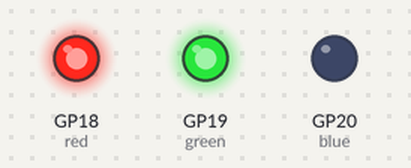
Bench run of a program on a simulated Raspberry Pi Pico running MicroPython. On the bench: output pins drawn as LEDs (lit = HIGH). Pins used as bus, display or sensor lines are not drawn.

Above: at 1.6 s.
At 4.15 s:
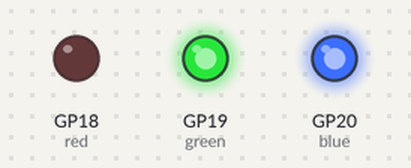
At 6.6 s:
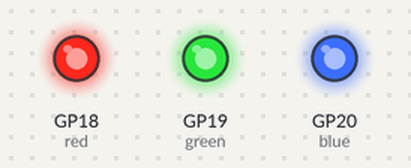
Timing chart, 0 to 7.8 s (numbered marks = the images above):
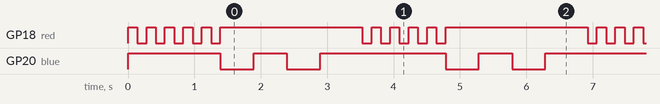

Measured:
- by itself, GP18 (red): repeats every 3.4 s: 4 × (HIGH 0.14 s, LOW 0.14 s), HIGH 2.1 s, LOW 0.14 s
- by itself, GP20 (blue): repeats every 3.4 s: HIGH 0.50 s, LOW 0.50 s, HIGH 1.9 s, LOW 0.50 s
- by itself, everything shown: repeats every 3.4 s, in 13 steps

The program:

main_tiny2040.py
```python
# Author: Aleix
# Github: https://github.com/Algafix/

from machine import Pin
from time import sleep_us,sleep_ms

# LED Code specific for the tiny 2040
# Define led components
red = Pin(18, Pin.OUT)
green = Pin(19, Pin.OUT)
blue = Pin(20, Pin.OUT)

# Turn off led - Active on low
red.value(1)
green.value(1)
blue.value(1)

data = Pin(29, Pin.OUT)

signal = [1, 0, 1, 0, 1, 0, 1, 0, 1, 0, 1, 0, 1, 0, 1, 0, 1, 0, 1, 0, 1, 0, 1, 0, 1, 0, 0, 0, 1, 0, 1, 0, 1, 1, 0, 0, 1, 0, 1, 1, 0, 0, 1, 1, 0, 0, 1, 0, 1, 1, 0, 0, 1, 1, 0, 0, 1, 1, 0, 0, 1, 1, 0, 0, 1, 1, 0, 0, 1, 0, 1, 1, 0, 1, 0, 0, 1, 1, 0, 1, 0, 0, 1, 0, 1, 1, 0, 1, 0, 1, 0, 0, 1, 0, 1, 0, 1, 1, 0, 1, 0, 0, 1, 1, 0, 1, 0, 0, 1, 1, 0, 0, 1, 0, 1, 0, 1, 0, 1, 1, 0, 1, 0, 0, 1, 0, 1, 1, 0, 0, 0, 1, 0, 1, 0, 1, 1, 0, 0, 1, 0, 1, 1, 0, 0, 1, 1, 0, 0, 1, 0, 1, 1, 0, 0, 1, 1, 0, 0, 1, 1, 0, 0, 1, 1, 0, 0, 1, 1, 0, 0, 1, 0, 1, 1, 0, 1, 0, 0, 1, 1, 0, 1, 0, 0, 1, 0, 1, 1, 0, 1, 0, 1, 0, 0, 1, 0, 1, 0, 1, 1, 0, 1, 0, 0, 1, 1, 0, 1, 0, 0, 1, 1, 0, 0, 1, 0, 1, 0, 1, 0, 1, 1, 0, 1, 0, 0, 1, 0, 1, 1, 0, 0, 0, 1, 0, 1, 0, 1, 1, 0, 0, 1, 0, 1, 1, 0, 0, 1, 1, 0, 0, 1, 0, 1, 1, 0, 0, 1, 1, 0, 0, 1, 1, 0, 0, 1, 1, 0, 0, 1, 1, 0, 0, 1, 0, 1, 1, 0, 1, 0, 0, 1, 1, 0, 1, 0, 0, 1, 0, 1, 1, 0, 1, 0, 1, 0, 0, 1, 0, 1, 0, 1, 1, 0, 1, 0, 0, 1, 1, 0, 1, 0, 0, 1, 1, 0, 0, 1, 0, 1, 0, 1, 0, 1, 1, 0, 1, 0, 0, 1, 0, 1]
sample_time = 384 # Should be 400us, but we need to account for the time it takes to the python code to execute.
repeat = 10

# Evey 3 second
while True:
    # X times the same signal
    for r in range(repeat):
        for i in signal:
            data.value(i)
            sleep_us(sample_time)
        data.value(0)
        sleep_us(5*sample_time)
        red.toggle()
    red.value(1)

    blue.value(0)
    sleep_ms(500)
    blue.value(1)
    sleep_ms(500)
    blue.value(0)
    sleep_ms(500)
    blue.value(1)
    sleep_ms(500)
```
